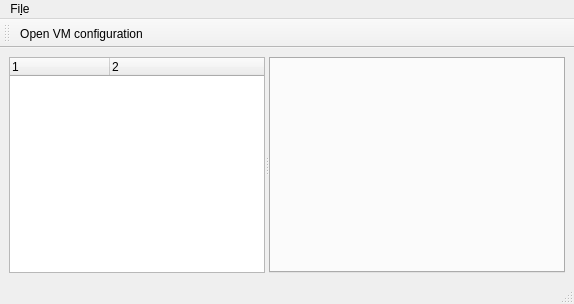
<?xml version="1.0" encoding="UTF-8"?>
<ui version="4.0">
 <class>MainWindow</class>
 <widget class="QMainWindow" name="MainWindow">
  <property name="geometry">
   <rect>
    <x>0</x>
    <y>0</y>
    <width>574</width>
    <height>304</height>
   </rect>
  </property>
  <property name="windowTitle">
   <string>TinyVM IDE</string>
  </property>
  <widget class="QWidget" name="centralwidget">
   <layout class="QHBoxLayout" name="horizontalLayout">
    <item>
     <widget class="QSplitter" name="splitter">
      <property name="orientation">
       <enum>Qt::Horizontal</enum>
      </property>
      <widget class="QTreeWidget" name="vmComponents">
       <property name="sizePolicy">
        <sizepolicy hsizetype="Preferred" vsizetype="Expanding">
         <horstretch>0</horstretch>
         <verstretch>0</verstretch>
        </sizepolicy>
       </property>
       <property name="animated">
        <bool>true</bool>
       </property>
       <property name="columnCount">
        <number>2</number>
       </property>
       <attribute name="headerVisible">
        <bool>true</bool>
       </attribute>
       <column>
        <property name="text">
         <string notr="true">1</string>
        </property>
       </column>
       <column>
        <property name="text">
         <string notr="true">2</string>
        </property>
       </column>
      </widget>
      <widget class="QTabWidget" name="tabs">
       <property name="sizePolicy">
        <sizepolicy hsizetype="Expanding" vsizetype="Expanding">
         <horstretch>1</horstretch>
         <verstretch>0</verstretch>
        </sizepolicy>
       </property>
       <property name="tabsClosable">
        <bool>true</bool>
       </property>
      </widget>
     </widget>
    </item>
   </layout>
  </widget>
  <widget class="QMenuBar" name="menubar">
   <property name="geometry">
    <rect>
     <x>0</x>
     <y>0</y>
     <width>574</width>
     <height>19</height>
    </rect>
   </property>
   <widget class="QMenu" name="menuFile">
    <property name="title">
     <string>Fi&amp;le</string>
    </property>
    <addaction name="actionOpen_VM_configuration"/>
    <addaction name="separator"/>
    <addaction name="actionQuit"/>
   </widget>
   <addaction name="menuFile"/>
  </widget>
  <widget class="QStatusBar" name="statusbar"/>
  <widget class="QToolBar" name="toolBar">
   <property name="windowTitle">
    <string>toolBar</string>
   </property>
   <attribute name="toolBarArea">
    <enum>TopToolBarArea</enum>
   </attribute>
   <attribute name="toolBarBreak">
    <bool>false</bool>
   </attribute>
   <addaction name="actionOpen_VM_configuration"/>
  </widget>
  <action name="actionOpen_VM_configuration">
   <property name="icon">
    <iconset theme="document-open">
     <normaloff/>
    </iconset>
   </property>
   <property name="text">
    <string>&amp;Open VM configuration...</string>
   </property>
  </action>
  <action name="actionQuit">
   <property name="text">
    <string>&amp;Quit</string>
   </property>
  </action>
 </widget>
 <resources/>
 <connections/>
</ui>
